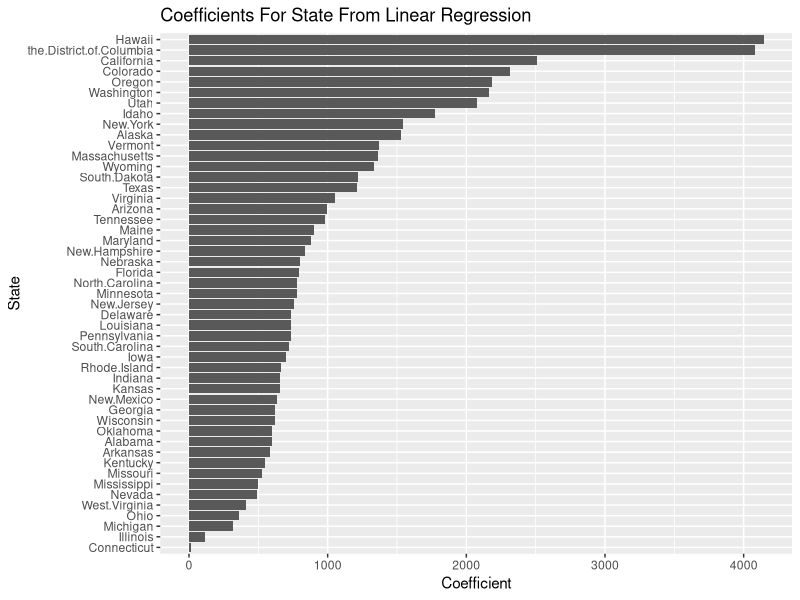

This chart was generated by the following R code:
df = read.csv("merged_df.csv")
library(ggplot2)
state = c()
r_squared = c()
coefficients = c()
for(i in 5:ncol(df)) {       # for-loop over columns
  col <- colnames(df)[i]
  state = c(state, col)
  print(col)
  formula <- as.formula(paste0(col,"~CPI"))
  model<-lm(formula, data=df)
  sum <- summary(model)
  print(sum)
  r_squared = c(r_squared, sum$r.squared)
  coefficients = c(coefficients, sum$coefficients[2, 1])
}

new_df = data.frame("State" = state, "R Squared" = r_squared, "Coefficient" = coefficients)
write.csv(new_df, "r_squared_values.csv")

new_df <- new_df[order(-new_df$Coefficient), ]

ggplot(new_df) + geom_bar(aes(x = reorder(State, Coefficient), y = Coefficient), stat = "identity") + coord_flip() + labs(title = "Coefficients For State From Linear Regression",
                                                                                                                          x = "State", y = "Coefficient")
